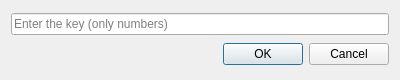
<?xml version="1.0" encoding="UTF-8"?>
<ui version="4.0">
 <class>KeyDialog</class>
 <widget class="QDialog" name="KeyDialog">
  <property name="geometry">
   <rect>
    <x>0</x>
    <y>0</y>
    <width>400</width>
    <height>80</height>
   </rect>
  </property>
  <property name="minimumSize">
   <size>
    <width>400</width>
    <height>80</height>
   </size>
  </property>
  <property name="maximumSize">
   <size>
    <width>400</width>
    <height>80</height>
   </size>
  </property>
  <property name="windowTitle">
   <string>Dialog</string>
  </property>
  <layout class="QGridLayout" name="gridLayout">
   <item row="0" column="0">
    <widget class="QLineEdit" name="lineEdit">
     <property name="echoMode">
      <enum>QLineEdit::Password</enum>
     </property>
     <property name="placeholderText">
      <string>Enter the key (only numbers)</string>
     </property>
     <property name="clearButtonEnabled">
      <bool>true</bool>
     </property>
    </widget>
   </item>
   <item row="1" column="0">
    <widget class="QDialogButtonBox" name="buttonBox">
     <property name="orientation">
      <enum>Qt::Horizontal</enum>
     </property>
     <property name="standardButtons">
      <set>QDialogButtonBox::Cancel|QDialogButtonBox::Ok</set>
     </property>
    </widget>
   </item>
  </layout>
 </widget>
 <resources/>
 <connections>
  <connection>
   <sender>buttonBox</sender>
   <signal>accepted()</signal>
   <receiver>KeyDialog</receiver>
   <slot>accept()</slot>
   <hints>
    <hint type="sourcelabel">
     <x>248</x>
     <y>254</y>
    </hint>
    <hint type="destinationlabel">
     <x>157</x>
     <y>274</y>
    </hint>
   </hints>
  </connection>
  <connection>
   <sender>buttonBox</sender>
   <signal>rejected()</signal>
   <receiver>KeyDialog</receiver>
   <slot>reject()</slot>
   <hints>
    <hint type="sourcelabel">
     <x>316</x>
     <y>260</y>
    </hint>
    <hint type="destinationlabel">
     <x>286</x>
     <y>274</y>
    </hint>
   </hints>
  </connection>
 </connections>
</ui>
